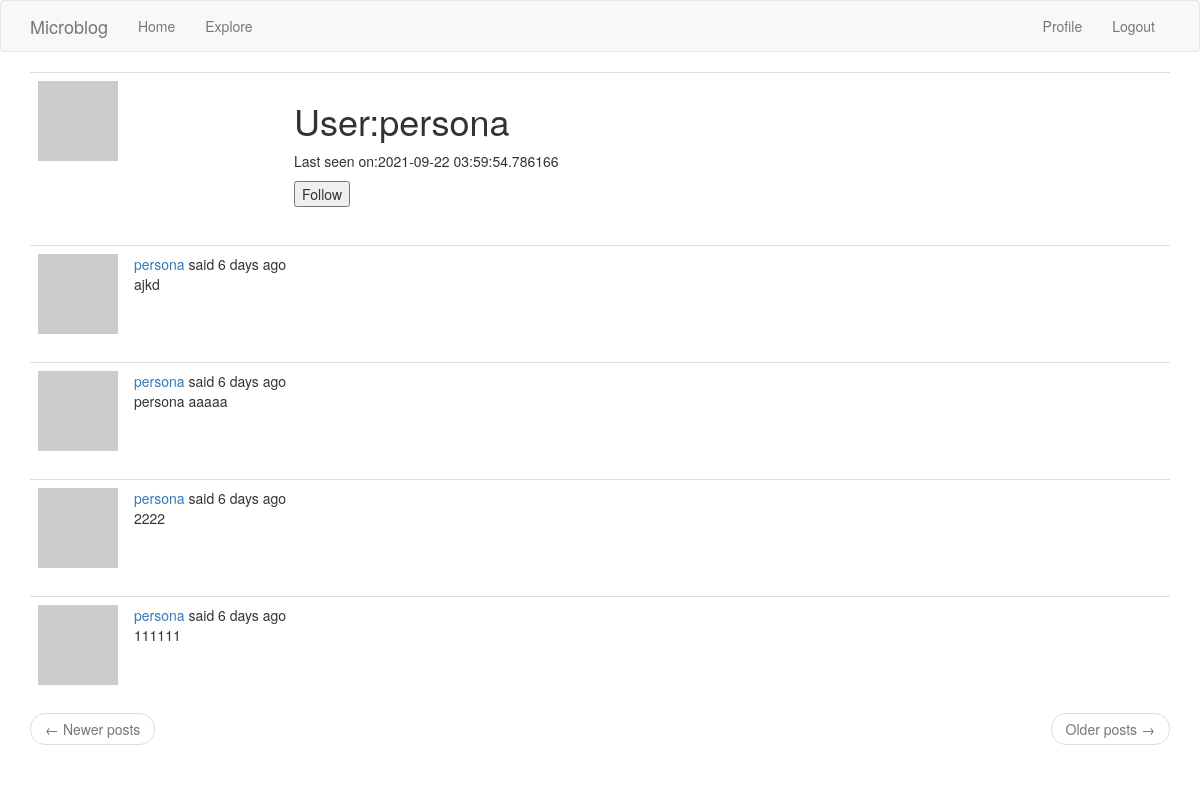
Page /user/persona (signed in) on the committed database.
### app/models.py (models this page shows, shortened)
class User(UserMixin,db.Model):
	id = db.Column(db.Integer, primary_key=True)
	username = db.Column(db.String(64), index=True, unique=True)
	email = db.Column(db.String(120), index=True, unique=True)
	password_hash = db.Column(db.String(128))
	posts = db.relationship('Post', backref='author', lazy='dynamic')
	about_me = db.Column(db.String(140))
	last_seen = db.Column(db.DateTime,default=datetime.utcnow())
	followed = db.relationship(
		'User',
		secondary=followers,
		primaryjoin=(followers.c.follower_id==id),
		secondaryjoin=(followers.c.followed_id==id),
		backref=db.backref('followers', lazy='dynamic'),
		lazy='dynamic'
		)
	def avatar(self, size):
		digest = md5(self.email.lower().encode('utf-8')).hexdigest()
		return 'https://www.gravatar.com/avatar/{}?d=identicon&s={}'.format(digest, size)
	def is_following(self, user):
		return self.followed.filter(followers.c.followed_id==user.id).count()>0

class Post(db.Model):
	id = db.Column(db.Integer, primary_key=True)
	body = db.Column(db.String(140))
	timestamp = db.Column(db.DateTime, index=True, default=datetime.utcnow)
	user_id = db.Column(db.Integer, db.ForeignKey('user.id'))
	language = db.Column(db.String(5))

### app/routes.py (the view)
@app.route('/user/<username>')
@login_required
def user(username):
    user = User.query.filter_by(username=username).first_or_404()
    page = request.args.get('page', 1, type=int)
    posts = user.posts.order_by(Post.timestamp.desc()).paginate(page, app.config['POSTS_PER_PAGE'], False)
    next_url = url_for('user', username=user.username, page=posts.next_num) if posts.has_next else None
    prev_url = url_for('user', username=user.username, page=posts.prev_num) if posts.has_prev else None
    form=EmptyForm()
    return render_template('user.html', user=user, posts=posts.items,form=form, next_url=next_url, prev_url=prev_url)

### app/forms.py
class EmptyForm(FlaskForm):
    submit = SubmitField('Submit')

### app/models.py (called while the page is built)
@login.user_loader
def load_user(id):
	return User.query.get(int(id))

### app/routes.py (called while the page is built)
@app.before_request
def before_request():
    if current_user.is_authenticated:
        current_user.last_seen = datetime.utcnow()
        db.session.commit()
    g.locale = 'zh' if str(get_locale()).startswith('zh') else str(get_locale())

### app/templates/user.html (shortened to what this page needs)
{% extends "base.html" %}
{% block app_content %}
	<table class="table table-hover">
		<tr>
			<td width="256px"><img src="{{ user.avatar(256) }}"></td>
			<td>
				<h1>User:{{ user.username }}</h1>
				{% if user.last_seen %}
					<p>Last seen on:{{ user.last_seen }}</p>
				{% endif %}
				{% if user == current_user %}
					<p>
						<a href="{{ url_for('edit_profile') }}">Edit your profile</a>
					</p>
				{% elif not current_user.is_following(user) %}
					<p>
						<form action="{{ url_for('follow', username=user.username) }}" method="POST">
							{{ form.submit(value='Follow') }}
						</form>
					</p>
				{% endif %}
			</td>
		</tr>
	</table>
	{% for post in posts %}
		{% include '_post.html' %}
	{% endfor%}
	<nav aria-label="...">
		<ul class="pager">
			<li class="previous{% if not prev_url %} disabled{% endif %}">
				<a href="{{ prev_url or '#' }}">
					<span aria-hidden="true">&larr;</span> Newer posts
				</a>
			</li>
			<li class="next{% if not next_url %} disabled{% endif %}">
				<a href="{{ next_url or '#' }}">
					Older posts <span aria-hidden="true">&rarr;</span>
				</a>
			</li>
		</ul>
	</nav>
{% endblock%}

### app/templates/_post.html (shortened to what this page needs)
<table class="table table-hover">
    <tr>
        <td width="70px">
            <a href="{{ url_for('user', username=post.author.username) }}">
                <img src="{{ post.author.avatar(70) }}" />
            </a>
        </td>
        <td>
            {{ _('%(username)s said %(when)s', username=user_link, when=moment(post.timestamp).fromNow()) }}
            <br>
            <span id="post{{ post.id }}">{{ post.body }}</span>
        </td>
    </tr>
</table>

### rows in the picture
User: username "persona", last_seen "2021-09-22 03:59:54.786166"
Post: body "ajkd"
Post: body "persona aaaaa"
Post: body "2222"
Post: body "111111"
